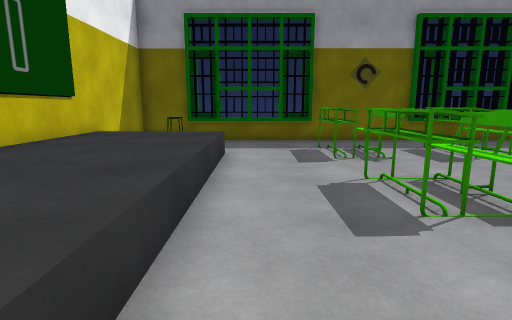
[1] (above)

12 first-person views from a walk through a 3-D level made in the Unity game engine. The camera is 1.3 m above the floor, tilts 10° down and sees 80° across. The floor is counted in squares, 1 m on a side. Each view is taken from the middle of a square. On the plan, view 1 faces up. The plan holds only what a view shows up to about 14 squares ahead; the rest is blank. The place goes on beyond the plan. The player is left out.

[2]
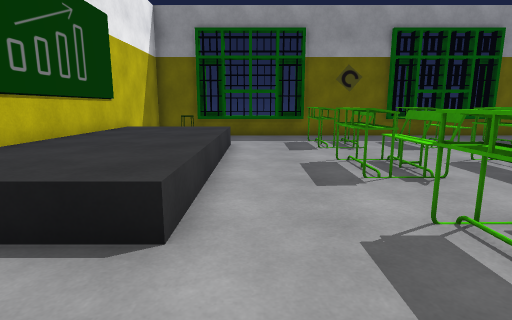

[3]
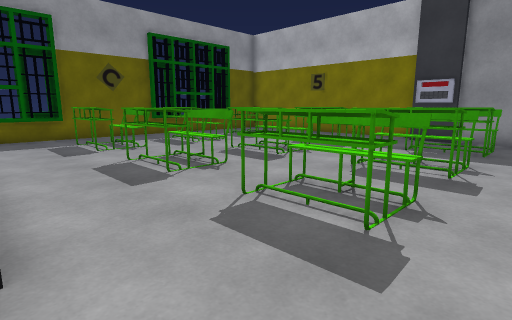

[4]
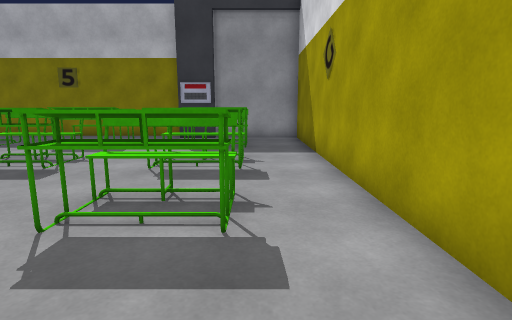

[5]
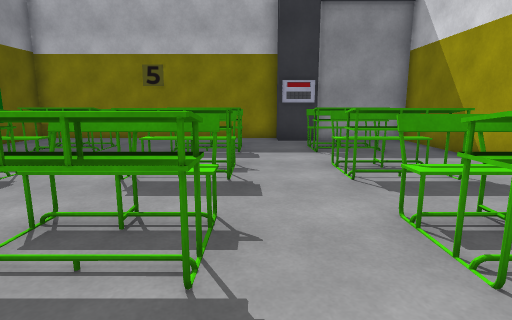

[6]
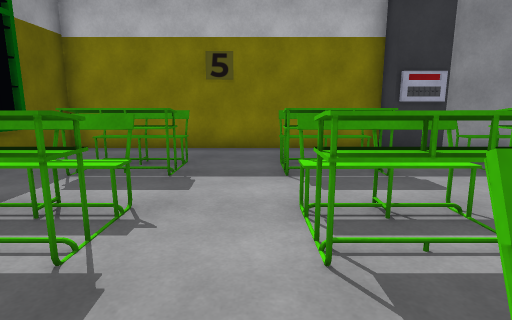

[7]
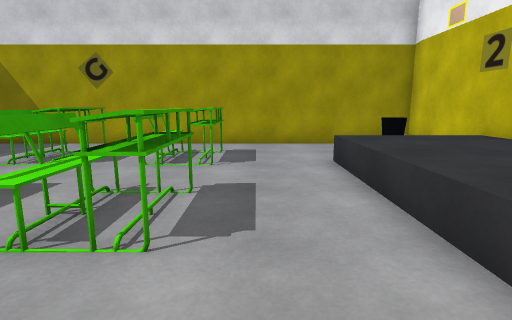

[8]
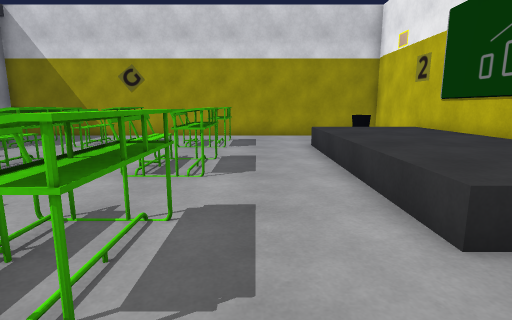

[9]
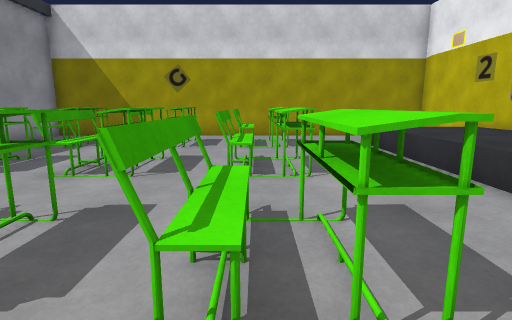

[10]
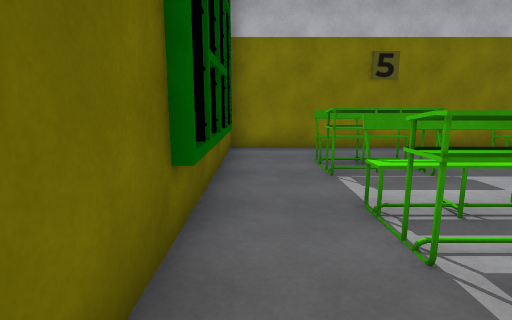

[11]
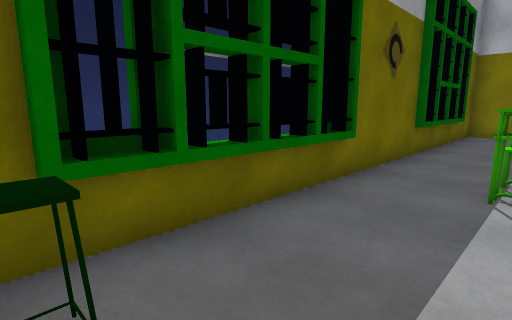

[12]
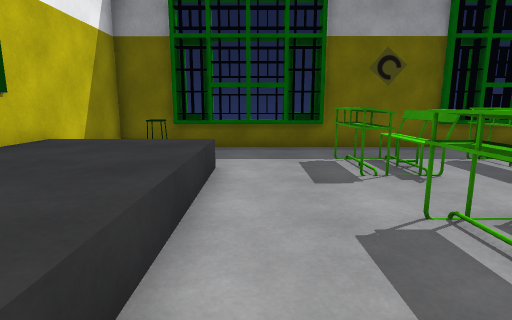

### Floor plan
Key: @ floor where view 1 was taken; # wall or solid block; . floor; = window, fence, low wall or low ledge; ^ raised ledge; T thing the floor can be seen under or through; O other object.
Columns run from 4 left of view 1 to 13 right of it. Each row starts with its distance up from view 1.
 12 ###=########=#####
 11 #O...............#
 10 # ...............#
  9 #. ...^=#^^T.^^..#
  8 ^^^^..^=#^^T.^^..#
  7 ^^^^.............#
  6 ^^^^.............#
  5 ^^^^..^=T^^T.^^..#
  4 ^^^^..^=T^^T.^^..#
  3 ^^^^.............#
  2 ^^^^............##
  1 ^^^^..^=T^^#.^^.#
  0 # ..@.^=T^^..^^.#
 -1 #  ....=...#.##.#
 -2 #=..............#
 -3 #################

Positions as (right, up) in squares from view 1, and headings:
1: (0, 0), facing up
2: (0, -2), facing up
3: (-1, -2), facing up-right
4: (-1, -1), facing right
5: (0, 3), facing right
6: (3, 6), facing right
7: (1, 8), facing down
8: (1, 11), facing down
9: (3, 11), facing down
10: (3, 11), facing right
11: (-3, 9), facing up-right
12: (0, 2), facing up
